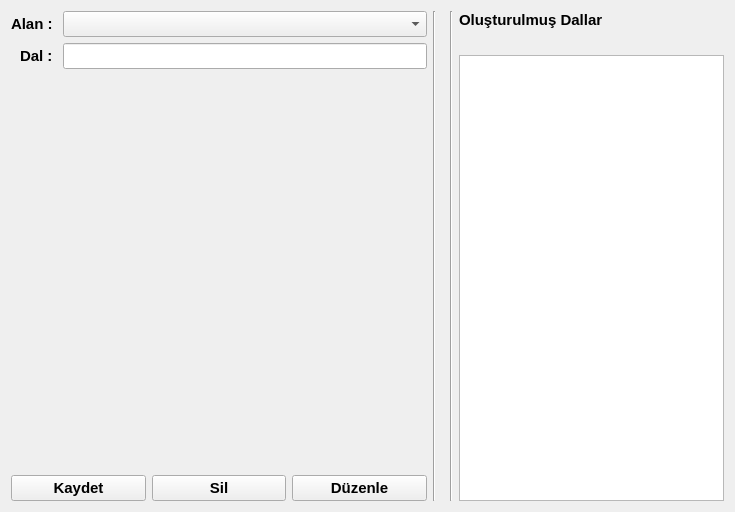
<?xml version="1.0" encoding="UTF-8"?>
<ui version="4.0">
 <class>Form</class>
 <widget class="QWidget" name="Form">
  <property name="geometry">
   <rect>
    <x>0</x>
    <y>0</y>
    <width>735</width>
    <height>512</height>
   </rect>
  </property>
  <property name="font">
   <font>
    <pointsize>11</pointsize>
    <weight>75</weight>
    <bold>true</bold>
   </font>
  </property>
  <property name="windowTitle">
   <string>Form</string>
  </property>
  <property name="styleSheet">
   <string notr="true">/*
 * The MIT License (MIT)
 *
 * Copyright (c) &lt;2013-2014&gt; &lt;Colin Duquesnoy&gt;
 * Copyright (c) &lt;2017&gt; &lt;Michell Stuttgart&gt;
 *
 * Permission is hereby granted, free of charge, to any person obtaining a copy
 * of this software and associated documentation files (the &quot;Software&quot;), to deal
 * in the Software without restriction, including without limitation the rights
 * to use, copy, modify, merge, publish, distribute, sublicense, and/or sell
 * copies of the Software, and to permit persons to whom the Software is
 * furnished to do so, subject to the following conditions:

 * The above copyright notice and this permission notice shall be included in
 * all copies or substantial portions of the Software.

 * THE SOFTWARE IS PROVIDED &quot;AS IS&quot;, WITHOUT WARRANTY OF ANY KIND, EXPRESS OR
 * IMPLIED, INCLUDING BUT NOT LIMITED TO THE WARRANTIES OF MERCHANTABILITY,
 * FITNESS FOR A PARTICULAR PURPOSE AND NONINFRINGEMENT. IN NO EVENT SHALL THE
 * AUTHORS OR COPYRIGHT HOLDERS BE LIABLE FOR ANY CLAIM, DAMAGES OR OTHER
 * LIABILITY, WHETHER IN AN ACTION OF CONTRACT, TORT OR OTHERWISE, ARISING FROM,
 * OUT OF OR IN CONNECTION WITH THE SOFTWARE OR THE USE OR OTHER DEALINGS IN
 * THE SOFTWARE.
 */
QToolTip
{
     border: 1px solid black;
     background-color: #D1DBCB;
     padding: 1px;
     border-radius: 3px;
     opacity: 100;
}

QWidget
{
    color: #b1b1b1;
    background-color: #323232;
    selection-background-color:#323232;
    selection-color: black;
    background-clip: border;
    border-image: none;
    border: 0px transparent black;
    outline: 0;
}

QWidget:item:hover
{
    background-color: #D1DBCB;
    color: black;
}

QWidget:item:selected
{
    background-color: #D1DBCB;
    border: 0px
}

QCheckBox
{
    spacing: 5px;
    outline: none;
    color: #eff0f1;
    margin-bottom: 2px;
}

QCheckBox:disabled
{
    color: #76797C;
}

QCheckBox::indicator,QGroupBox::indicator
{
    width: 18px;
    height: 18px;
}

QGroupBox::indicator
{
    margin-left: 2px;
}

QCheckBox::indicator:unchecked
{
    image: url(:/qss_icons/rc/checkbox_unchecked.png);
}

QCheckBox::indicator:unchecked:hover,
QCheckBox::indicator:unchecked:focus,
QCheckBox::indicator:unchecked:pressed,
QGroupBox::indicator:unchecked:hover,
QGroupBox::indicator:unchecked:focus,
QGroupBox::indicator:unchecked:pressed
{
  border: none;
    image: url(:/qss_icons/rc/checkbox_unchecked_focus.png);
}

QCheckBox::indicator:checked
{
    image: url(:/qss_icons/rc/checkbox_checked.png);
}

QCheckBox::indicator:checked:hover,
QCheckBox::indicator:checked:focus,
QCheckBox::indicator:checked:pressed,
QGroupBox::indicator:checked:hover,
QGroupBox::indicator:checked:focus,
QGroupBox::indicator:checked:pressed
{
    border: none;
    image: url(:/qss_icons/rc/checkbox_checked_focus.png);
}


QCheckBox::indicator:indeterminate
{
    image: url(:/qss_icons/rc/checkbox_indeterminate.png);
}

QCheckBox::indicator:indeterminate:focus,
QCheckBox::indicator:indeterminate:hover,
QCheckBox::indicator:indeterminate:pressed
{
    image: url(:/qss_icons/rc/checkbox_indeterminate_focus.png);
}

QCheckBox::indicator:checked:disabled,
QGroupBox::indicator:checked:disabled
{
    image: url(:/qss_icons/rc/checkbox_checked_disabled.png);
}

QCheckBox::indicator:unchecked:disabled,
QGroupBox::indicator:unchecked:disabled
{
    image: url(:/qss_icons/rc/checkbox_unchecked_disabled.png);
}

QRadioButton
{
    spacing: 5px;
    outline: none;
    color: #eff0f1;
    margin-bottom: 2px;
}

QRadioButton:disabled
{
    color: #76797C;
}
QRadioButton::indicator
{
    width: 21px;
    height: 21px;
}

QRadioButton::indicator:unchecked
{
    image: url(:/qss_icons/rc/radio_unchecked.png);
}


QRadioButton::indicator:unchecked:hover,
QRadioButton::indicator:unchecked:focus,
QRadioButton::indicator:unchecked:pressed
{
    border: none;
    outline: none;
    image: url(:/qss_icons/rc/radio_unchecked_focus.png);
}

QRadioButton::indicator:checked
{
    border: none;
    outline: none;
    image: url(:/qss_icons/rc/radio_checked.png);
}

QRadioButton::indicator:checked:hover,
QRadioButton::indicator:checked:focus,
QRadioButton::indicator:checked:pressed
{
    border: none;
    outline: none;
    image: url(:/qss_icons/rc/radio_checked_focus.png);
}

QRadioButton::indicator:checked:disabled
{
    outline: none;
    image: url(:/qss_icons/rc/radio_checked_disabled.png);
}

QRadioButton::indicator:unchecked:disabled
{
    image: url(:/qss_icons/rc/radio_unchecked_disabled.png);
}


QMenuBar
{
    background-color: #323232;
    color: #D1DBCB;
}

QMenuBar::item
{
    background-color: #323232;
    background: transparent;
    /* padding: 2px 20px 2px 20px; */
}

QMenuBar::item:selected
{
    background: transparent;
    /* border: 1px solid #76797C; */
}

QMenuBar::item:pressed
{
    border: 0px solid #76797C;
    background-color: #D1DBCB;
    color: #000;
    margin-bottom:-1px;
    padding-bottom:1px;
}

QMenu
{
    background-color: #323232;
    /* border: 1px solid #76797C; */
    color: #eff0f1;
    /*margin: 2px; */
}

QMenu::icon
{
    /*margin: 5px;*/
}

QMenu::item
{
    padding: 2px 30px 2px 30px;
    /*margin-left: 5px;*/
    border: 1px solid transparent; /* reserve space for selection border */
}

QMenu::item:selected
{
    color: #000000;
}

QMenu::separator {
    height: 2px;
    background: #D1DBCB;
    margin-left: 10px;
    margin-right: 5px;
}

QMenu::indicator {
    width: 18px;
    height: 18px;
}

/* non-exclusive indicator = check box style indicator
   (see QActionGroup::setExclusive) */
QMenu::indicator:non-exclusive:unchecked {
    image: url(:/qss_icons/rc/checkbox_unchecked.png);
}

QMenu::indicator:non-exclusive:unchecked:selected {
    image: url(:/qss_icons/rc/checkbox_unchecked_disabled.png);
}

QMenu::indicator:non-exclusive:checked {
    image: url(:/qss_icons/rc/checkbox_checked.png);
}

QMenu::indicator:non-exclusive:checked:selected {
    image: url(:/qss_icons/rc/checkbox_checked_disabled.png);
}

/* exclusive indicator = radio button style indicator (see QActionGroup::setExclusive) */
QMenu::indicator:exclusive:unchecked {
    image: url(:/qss_icons/rc/radio_unchecked.png);
}

QMenu::indicator:exclusive:unchecked:selected {
    image: url(:/qss_icons/rc/radio_unchecked_disabled.png);
}

QMenu::indicator:exclusive:checked {
    image: url(:/qss_icons/rc/radio_checked.png);
}

QMenu::indicator:exclusive:checked:selected {
    image: url(:/qss_icons/rc/radio_checked_disabled.png);
}

QMenu::right-arrow {
    margin: 5px;
    image: url(:/qss_icons/rc/right_arrow.png)
}


QWidget:disabled
{
    color: #454545;
    background-color: #323232;
}

QAbstractItemView
{
    alternate-background-color: #323232;
    color: #eff0f1;
    border: 1px solid 3A3939;
    border-radius: 2px;
}

QWidget:focus, QMenuBar:focus,QToolBar:focus,QScrollAreaViewer:focus
{
    /* border: 2px solid #D1DBCB; */
}

QTabWidget:focus, QCheckBox:focus, QRadioButton:focus, QSlider:focus
{
    border: none;
}

QLineEdit
{
    background-color: #1e1e1e;
    selection-background-color: #D1DBCB;
    selection-color: black;
    padding: 5px;
    border-style: solid;
    border: 1px solid #76797C;
    border-radius: 2px;
    color: #eff0f1;
}

QGroupBox {
    border:1px solid #76797C;
    border-radius: 2px;
    margin-top: 20px;
}

QGroupBox::title {
    subcontrol-origin: margin;
    subcontrol-position: top center;
    padding-left: 10px;
    padding-right: 10px;
    padding-top: 10px;
}

QAbstractScrollArea
{
    border-radius: 0px;
    border: 0px solid #76797C;
    background-color: transparent;
}

QScrollBar:horizontal
{
    height: 15px;
    margin: 3px 15px 3px 15px;
    border: 1px transparent #2A2929;
    border-radius: 4px;
    background-color: #2A2929;
}

QScrollBar::handle:horizontal
{
    background-color: #605F5F;
    min-width: 5px;
    border-radius: 4px;
}

QScrollBar::add-line:horizontal
{
    margin: 0px 3px 0px 3px;
    border-image: url(:/qss_icons/rc/right_arrow_disabled.png);
    width: 10px;
    height: 10px;
    subcontrol-position: right;
    subcontrol-origin: margin;
}

QScrollBar::sub-line:horizontal
{
    margin: 0px 3px 0px 3px;
    border-image: url(:/qss_icons/rc/left_arrow_disabled.png);
    height: 10px;
    width: 10px;
    subcontrol-position: left;
    subcontrol-origin: margin;
}

QScrollBar::add-line:horizontal:hover,QScrollBar::add-line:horizontal:on
{
    border-image: url(:/qss_icons/rc/right_arrow.png);
    height: 10px;
    width: 10px;
    subcontrol-position: right;
    subcontrol-origin: margin;
}


QScrollBar::sub-line:horizontal:hover, QScrollBar::sub-line:horizontal:on
{
    border-image: url(:/qss_icons/rc/left_arrow.png);
    height: 10px;
    width: 10px;
    subcontrol-position: left;
    subcontrol-origin: margin;
}

QScrollBar::up-arrow:horizontal, QScrollBar::down-arrow:horizontal
{
    background: none;
}


QScrollBar::add-page:horizontal, QScrollBar::sub-page:horizontal
{
    background: none;
}

QScrollBar:vertical
{
    background-color: #2A2929;
    width: 15px;
    margin: 15px 3px 15px 3px;
    border: 1px transparent #2A2929;
    border-radius: 4px;
}

QScrollBar::handle:vertical
{
    background-color: #605F5F;
    min-height: 5px;
    border-radius: 4px;
}

QScrollBar::sub-line:vertical
{
    margin: 3px 0px 3px 0px;
    border-image: url(:/qss_icons/rc/up_arrow_disabled.png);
    height: 10px;
    width: 10px;
    subcontrol-position: top;
    subcontrol-origin: margin;
}

QScrollBar::add-line:vertical
{
    margin: 3px 0px 3px 0px;
    border-image: url(:/qss_icons/rc/down_arrow_disabled.png);
    height: 10px;
    width: 10px;
    subcontrol-position: bottom;
    subcontrol-origin: margin;
}

QScrollBar::sub-line:vertical:hover,QScrollBar::sub-line:vertical:on
{

    border-image: url(:/qss_icons/rc/up_arrow.png);
    height: 10px;
    width: 10px;
    subcontrol-position: top;
    subcontrol-origin: margin;
}


QScrollBar::add-line:vertical:hover, QScrollBar::add-line:vertical:on
{
    border-image: url(:/qss_icons/rc/down_arrow.png);
    height: 10px;
    width: 10px;
    subcontrol-position: bottom;
    subcontrol-origin: margin;
}

QScrollBar::up-arrow:vertical, QScrollBar::down-arrow:vertical
{
    background: none;
}


QScrollBar::add-page:vertical, QScrollBar::sub-page:vertical
{
    background: none;
}

QTextEdit
{
    background-color: #1e1e1e;
    color: #eff0f1;
    border: 1px solid #76797C;
}

QPlainTextEdit
{
    background-color: #1e1e1e;;
    color: #eff0f1;
    border-radius: 2px;
    border: 1px solid #76797C;
}

QHeaderView::section
{
    background-color: #76797C;
    color: #eff0f1;
    padding: 5px;
    border: 1px solid #76797C;
}

QSizeGrip {
    image: url(:/qss_icons/rc/sizegrip.png);
    width: 12px;
    height: 12px;
}


QMainWindow::separator
{
    background-color: #323232;
    color: white;
    padding-left: 4px;
    spacing: 2px;
    border: 1px dashed #76797C;
}

QMainWindow::separator:hover
{

    background-color: #787876;
    color: white;
    padding-left: 4px;
    border: 1px solid #76797C;
    spacing: 2px;
}


QMenu::separator
{
    height: 1px;
    background-color: #76797C;
    color: white;
    padding-left: 4px;
    margin-left: 10px;
    margin-right: 5px;
}

QFrame
{
    border-radius: 0px;
    /*border: 1px solid #76797C;*/
}


QFrame[frameShape=&quot;0&quot;]
{
    border-radius: 0px;
    border: 0px transparent #76797C;
}

QStackedWidget
{
    border: 1px transparent black;
}

QToolBar {
    border: 0px transparent #393838;
    background: 0px solid #323232;
    font-weight: bold;
}

QToolBar::handle:horizontal {
    image: url(:/qss_icons/rc/Hmovetoolbar.png);
}
QToolBar::handle:vertical {
    image: url(:/qss_icons/rc/Vmovetoolbar.png);
}
QToolBar::separator:horizontal {
    image: url(:/qss_icons/rc/Hsepartoolbar.png);
}
QToolBar::separator:vertical {
    image: url(:/qss_icons/rc/Vsepartoolbar.png);
}
QToolButton#qt_toolbar_ext_button {
    background: #58595a
}

QPushButton
{
    color: #eff0f1;
    background-color: #323232;
    border-width: 1px;
    border-color: #76797C;
    border-style: solid;
    padding: 5px;
    border-radius: 0px;
    outline: none;
}

QPushButton:disabled
{
    background-color: #323232;
    border-width: 1px;
    border-color: #454545;
    border-style: solid;
    padding-top: 5px;
    padding-bottom: 5px;
    padding-left: 10px;
    padding-right: 10px;
    border-radius: 2px;
    color: #454545;
}

QPushButton:focus {
    background-color: #D1DBCB;
    color: black;
}

QPushButton:pressed
{
    color: black;
    background-color: #D1DBCB;
    padding-top: -15px;
    padding-bottom: -17px;
}

QComboBox
{
    selection-background-color: #D1DBCB;
    background-color: #31363B;
    border-style: solid;
    border: 1px solid #76797C;
    border-radius: 2px;
    padding: 5px;
    min-width: 75px;
}

QPushButton:checked{
    background-color: #76797C;
    border-color: #6A6969;
}

QComboBox:hover,QPushButton:hover,QAbstractSpinBox:hover,QLineEdit:hover,QTextEdit:hover,QPlainTextEdit:hover,QAbstractView:hover,QTreeView:hover
{
    border: 1px solid #D1DBCB;
}

QComboBox:on
{
    padding-top: 0px;
    padding-left: 4px;
    selection-background-color: #4a4a4a;
}

QComboBox QAbstractItemView
{
    background-color: #1e1e1e;
    border-radius: 2px;
    border: 1px solid #76797C;
    selection-background-color: #D1DBCB;
}

QComboBox::drop-down
{
    subcontrol-origin: padding;
    subcontrol-position: top right;
    width: 15px;

    border-left-width: 0px;
    border-left-color: darkgray;
    border-left-style: solid;
    border-top-right-radius: 3px;
    border-bottom-right-radius: 3px;
}

QComboBox::down-arrow
{
    image: url(:/qss_icons/rc/down_arrow_disabled.png);
}

QComboBox::down-arrow:on, QComboBox::down-arrow:hover,
QComboBox::down-arrow:focus
{
    image: url(:/qss_icons/rc/down_arrow.png);
}

QAbstractSpinBox {
    padding: 2px;
    margin: 2px;
    background-color: #1e1e1e;
    color: #eff0f1;
    border-radius: 0px;
    min-width: 75px;
    selection-background-color: #D1DBCB;
    selection-color: black;
}

QAbstractSpinBox:up-button
{
    background-color: transparent;
    subcontrol-origin: border;
    subcontrol-position: center right;
}

QAbstractSpinBox:down-button
{
    background-color: transparent;
    subcontrol-origin: border;
    subcontrol-position: center left;
}

QAbstractSpinBox::up-arrow,QAbstractSpinBox::up-arrow:disabled,QAbstractSpinBox::up-arrow:off {
    image: url(:/qss_icons/rc/up_arrow_disabled.png);
    width: 10px;
    height: 10px;
}
QAbstractSpinBox::up-arrow:hover
{
    image: url(:/qss_icons/rc/up_arrow.png);
}


QAbstractSpinBox::down-arrow,QAbstractSpinBox::down-arrow:disabled,QAbstractSpinBox::down-arrow:off
{
    image: url(:/qss_icons/rc/down_arrow_disabled.png);
    width: 10px;
    height: 10px;
}
QAbstractSpinBox::down-arrow:hover
{
    image: url(:/qss_icons/rc/down_arrow.png);
}


QLabel
{
    border: 0px solid black;
    margin-left: 2px;
    margin-right: 2px;
    color: #D1DBCB;
}

QTabWidget{
    border: 0px transparent black;
}

QTabWidget::pane {
    border: 1px solid #76797C;
    padding: 5px;
    margin: 0px;
}

QTabWidget::tab-bar {
    left: 5px; /* move to the right by 5px */
}

QTabBar
{
    qproperty-drawBase: 0;
    border-radius: 3px;
}

QTabBar::focus
{
    border: 0px transparent black;
    color: black;
}

QTabBar::hover
{
    border: 0px transparent black;
    color: black;
}

QTabBar::close-button  {
    image: url(:/qss_icons/rc/close.png);
    background: transparent;
}

QTabBar::close-button:hover
{
    image: url(:/qss_icons/rc/close-hover.png);
    background: transparent;
}

QTabBar::close-button:pressed {
    image: url(:/qss_icons/rc/close-pressed.png);
    background: transparent;
}

/* TOP TABS */
QTabBar::tab:top {
    color: #eff0f1;
    border: 1px solid #76797C;
    border-bottom: 1px transparent black;
    background-color: #323232;
    padding: 5px;
    min-width: 50px;
    border-top-left-radius: 2px;
    border-top-right-radius: 2px;
}

QTabBar::tab:top:!selected
{
    color: #eff0f1;
    background-color: #54575B;
    border: 1px solid #76797C;
    border-bottom: 1px transparent black;
    border-top-left-radius: 2px;
    border-top-right-radius: 2px;
}

QTabBar::tab:top:!selected:hover {
    background-color: #D1DBCB;
    color: black;
}

/* BOTTOM TABS */
QTabBar::tab:bottom {
    color: #eff0f1;
    border: 1px solid #76797C;
    border-top: 1px transparent black;
    background-color: #323232;
    padding: 5px;
    border-bottom-left-radius: 2px;
    border-bottom-right-radius: 2px;
    min-width: 50px;
}

QTabBar::tab:bottom:!selected
{
    color: #eff0f1;
    background-color: #54575B;
    border: 1px solid #76797C;
    border-top: 1px transparent black;
    border-bottom-left-radius: 2px;
    border-bottom-right-radius: 2px;
}

QTabBar::tab:bottom:!selected:hover {
    background-color: #D1DBCB;
    color: black;
}

/* LEFT TABS */
QTabBar::tab:left {
    color: #eff0f1;
    border: 1px solid #76797C;
    border-left: 1px transparent black;
    background-color: #323232;
    padding: 5px;
    border-top-right-radius: 2px;
    border-bottom-right-radius: 2px;
    min-height: 50px;
}

QTabBar::tab:left:!selected
{
    color: #eff0f1;
    background-color: #54575B;
    border: 1px solid #76797C;
    border-left: 1px transparent black;
    border-top-right-radius: 2px;
    border-bottom-right-radius: 2px;
}

QTabBar::tab:left:!selected:hover {
    background-color: #D1DBCB;
    color: black;
}


/* RIGHT TABS */
QTabBar::tab:right {
    color: #eff0f1;
    border: 1px solid #76797C;
    border-right: 1px transparent black;
    background-color: #323232;
    padding: 5px;
    border-top-left-radius: 2px;
    border-bottom-left-radius: 2px;
    min-height: 50px;
}

QTabBar::tab:right:!selected
{
    color: #eff0f1;
    background-color: #54575B;
    border: 1px solid #76797C;
    border-right: 1px transparent black;
    border-top-left-radius: 2px;
    border-bottom-left-radius: 2px;
}

QTabBar::tab:right:!selected:hover {
    background-color: #D1DBCB;
    color: black;
}

QTabBar QToolButton::right-arrow:enabled {
     image: url(:/qss_icons/rc/right_arrow.png);
 }

 QTabBar QToolButton::left-arrow:enabled {
     image: url(:/qss_icons/rc/left_arrow.png);
 }

QTabBar QToolButton::right-arrow:disabled {
     image: url(:/qss_icons/rc/right_arrow_disabled.png);
 }

 QTabBar QToolButton::left-arrow:disabled {
     image: url(:/qss_icons/rc/left_arrow_disabled.png);
 }


QDockWidget {
    background: #323232;
    border: 1px solid #403F3F;
    titlebar-close-icon: url(:/qss_icons/rc/close.png);
    titlebar-normal-icon: url(:/qss_icons/rc/undock.png);
}

QDockWidget::close-button, QDockWidget::float-button {
    border: 1px solid transparent;
    border-radius: 2px;
    background: transparent;
}

QDockWidget::close-button:hover, QDockWidget::float-button:hover {
    background: rgba(255, 255, 255, 10);
}

QDockWidget::close-button:pressed, QDockWidget::float-button:pressed {
    padding: 1px -1px -1px 1px;
    background: rgba(255, 255, 255, 10);
}

QTreeView, QListView
{
    border: 1px solid #76797C;
    background-color: #1e1e1e;
}

QTreeView:branch:selected, QTreeView:branch:hover
{
    background: url(:/qss_icons/rc/transparent.png);
}

QTreeView::branch:has-siblings:!adjoins-item {
    border-image: url(:/qss_icons/rc/transparent.png);
}

QTreeView::branch:has-siblings:adjoins-item {
    border-image: url(:/qss_icons/rc/transparent.png);
}

QTreeView::branch:!has-children:!has-siblings:adjoins-item {
    border-image: url(:/qss_icons/rc/transparent.png);
}

QTreeView::branch:has-children:!has-siblings:closed,
QTreeView::branch:closed:has-children:has-siblings {
    image: url(:/qss_icons/rc/branch_closed.png);
}

QTreeView::branch:open:has-children:!has-siblings,
QTreeView::branch:open:has-children:has-siblings  {
    image: url(:/qss_icons/rc/branch_open.png);
}

QTreeView::branch:has-children:!has-siblings:closed:hover,
QTreeView::branch:closed:has-children:has-siblings:hover {
    image: url(:/qss_icons/rc/branch_closed-on.png);
    }

QTreeView::branch:open:has-children:!has-siblings:hover,
QTreeView::branch:open:has-children:has-siblings:hover  {
    image: url(:/qss_icons/rc/branch_open-on.png);
    }

QListView::item:!selected:hover, QTreeView::item:!selected:hover  {
    background: #848383;
    outline: 0;
    color: #eff0f1;
}

QListView::item:selected:hover, QTreeView::item:selected:hover  {
    background: #D1DBCB;
}

QSlider::groove:horizontal {
    border: 1px solid #565a5e;
    height: 4px;
    background: #565a5e;
    margin: 0px;
    border-radius: 2px;
}

QSlider::handle:horizontal {
    background: #D1DBCB;
    border: 1px solid #999999;
    width: 10px;
    height: 10px;
    margin: -5px 0;
}

QSlider::add-page:qlineargradient {
    background: #595858;
    border-top-right-radius: 5px;
    border-bottom-right-radius: 5px;
    border-top-left-radius: 0px;
    border-bottom-left-radius: 0px;
}

QSlider::sub-page::qlineargradient:horizontal {
    background:  #D1DBCB;
    border-top-right-radius: 0px;
    border-bottom-right-radius: 0px;
    border-top-left-radius: 5px;
    border-bottom-left-radius: 5px;
}

QSlider::groove:vertical {
    border: 1px solid #565a5e;
    width: 4px;
    background: #565a5e;
    margin: 0px;
    border-radius: 3px;
}

QSlider::handle:vertical {
    background: #D1DBCB;
    border: 1px solid #999999;
    width: 10px;
    height: 10px;
    margin: 0 -5px;
}

QToolButton {
    color: #D1DBCB;
    background-color: transparent;
    border: 0px transparent #76797C;
    border-radius: 0px;
    padding: 1px;
    margin-right: 5px;
}

QToolButton[popupMode=&quot;1&quot;] { /* only for MenuButtonPopup */
 padding-right: 20px; /* make way for the popup button */
 border: 1px #76797C;
 border-radius: 0px;
}

QToolButton[popupMode=&quot;2&quot;] { /* only for InstantPopup */
 padding-right: 10px; /* make way for the popup button */
 border: 0px #76797C;
}


QToolButton:hover, QToolButton::menu-button:hover {
    background-color: transparent;
    border: 1px solid #D1DBCB;
    padding: 2px;
}

QToolButton:checked, QToolButton:pressed,
        QToolButton::menu-button:pressed {
    color: black;
    background-color: #D1DBCB;
    border: 0px solid #D1DBCB;
    padding: 2px;
}

/* the subcontrol below is used only in the InstantPopup or DelayedPopup mode */
QToolButton::menu-indicator {
    image: url(:/qss_icons/rc/down_arrow.png);
    top: -7px; left: -2px; /* shift it a bit */
}

/* the subcontrols below are used only in the MenuButtonPopup mode */
QToolButton::menu-button {
    border: 1px transparent #76797C;
    border-top-right-radius: 6px;
    border-bottom-right-radius: 6px;
    /* 16px width + 4px for border = 20px allocated above */
    width: 16px;
    outline: none;
}

QToolButton::menu-arrow {
    image: url(:/qss_icons/rc/down_arrow.png);
}

QToolButton::menu-arrow:open {
    border: 1px solid #76797C;
}

QPushButton::menu-indicator  {
    subcontrol-origin: padding;
    subcontrol-position: bottom right;
    left: 8px;
}

QTableView
{
    border: 1px solid #76797C;
    gridline-color: #323232;
    background-color: #1e1e1e;
}


QTableView, QHeaderView
{
    border-radius: 0px;
}

QTableView::item:pressed, QListView::item:pressed, QTreeView::item:pressed  {
    background: #D1DBCB;
    color: black;
}

QTableView::item:selected:active, QTreeView::item:selected:active, QListView::item:selected:active  {
    background: #D1DBCB;
    color: black;
}

QHeaderView
{
    background-color: #323232;
    border: 1px transparent;
    border-radius: 0px;
    margin: 0px;
    padding: 0px;

}

QHeaderView::section  {
    background-color: #323232;
    color: #eff0f1;
    padding: 5px;
    border: 1px solid #76797C;
    border-radius: 0px;
    text-align: center;
}

QHeaderView::section::vertical::first, QHeaderView::section::vertical::only-one
{
    border-top: 1px solid #76797C;
}

QHeaderView::section::vertical
{
    border-top: transparent;
}

QHeaderView::section::horizontal::first, QHeaderView::section::horizontal::only-one
{
    border-left: 1px solid #76797C;
}

QHeaderView::section::horizontal
{
    border-left: transparent;
}


QHeaderView::section:checked
 {
    color: white;
    background-color: #848383;
 }

 /* style the sort indicator */
QHeaderView::down-arrow {
    image: url(:/qss_icons/rc/down_arrow.png);
}

QHeaderView::up-arrow {
    image: url(:/qss_icons/rc/up_arrow.png);
}


QTableCornerButton::section {
    background-color: #323232;
    border: 1px transparent #76797C;
    border-radius: 0px;
}

QToolBox  {
    padding: 5px;
    border: 1px transparent black;
}

QToolBox::tab {
    color: #eff0f1;
    background-color: #323232;
    border: 1px solid #76797C;
    border-bottom: 1px transparent #323232;
    border-top-left-radius: 5px;
    border-top-right-radius: 5px;
}

QToolBox::tab:selected { /* italicize selected tabs */
    font: italic;
    background-color: #323232;
    border-color: #D1DBCB;
 }

QStatusBar::item {
    border: 0px transparent dark;
    margin: 0px;
    border: 0px;
 }


QFrame[height=&quot;3&quot;], QFrame[width=&quot;3&quot;] {
    background-color: #76797C;
}


QSplitter::handle {
    border: 1px dashed #76797C;
}

QSplitter::handle:hover {
    background-color: #787876;
    border: 1px solid #76797C;
}

QSplitter::handle:horizontal {
    width: 1px;
}

QSplitter::handle:vertical {
    height: 1px;
}

QProgressBar {
    border: 1px solid #76797C;
    border-radius: 5px;
    text-align: center;
}

QProgressBar::chunk {
    background-color: #D1DBCB;
}

QDateEdit
{
    selection-background-color: #D1DBCB;
    border-style: solid;
    border: 1px solid #CEE343;
    border-radius: 2px;
    padding: 1px;
    min-width: 75px;
}

QDateEdit:on
{
    padding-top: 3px;
    padding-left: 4px;
    selection-background-color: #4a4a4a;
}

QDateEdit QAbstractItemView
{
    background-color: #1e1e1e;
    border-radius: 2px;
    border: 1px solid #3375A3;
    selection-background-color: #D1DBCB;
}

QDateEdit::drop-down
{
    subcontrol-origin: padding;
    subcontrol-position: top right;
    width: 15px;
    border-left-width: 0px;
    border-left-color: darkgray;
    border-left-style: solid;
    border-top-right-radius: 3px;
    border-bottom-right-radius: 3px;
}

QDateEdit::down-arrow
{
    image: url(:/qss_icons/rc/down_arrow_disabled.png);
}

QDateEdit::down-arrow:on, QDateEdit::down-arrow:hover,
QDateEdit::down-arrow:focus
{
    image: url(:/qss_icons/rc/down_arrow.png);
}

</string>
  </property>
  <layout class="QGridLayout" name="gridLayout">
   <item row="0" column="0">
    <layout class="QHBoxLayout" name="horizontalLayout_2" stretch="55,0,1,0,35">
     <item>
      <layout class="QVBoxLayout" name="verticalLayout">
       <item>
        <layout class="QFormLayout" name="formLayout">
         <property name="labelAlignment">
          <set>Qt::AlignRight|Qt::AlignTrailing|Qt::AlignVCenter</set>
         </property>
         <item row="0" column="0">
          <widget class="QLabel" name="label_3">
           <property name="text">
            <string>Alan : </string>
           </property>
          </widget>
         </item>
         <item row="1" column="0">
          <widget class="QLabel" name="label_4">
           <property name="text">
            <string>Dal : </string>
           </property>
          </widget>
         </item>
         <item row="0" column="1">
          <widget class="QComboBox" name="cmb_department"/>
         </item>
         <item row="1" column="1">
          <widget class="QLineEdit" name="le_branch"/>
         </item>
        </layout>
       </item>
       <item>
        <spacer name="verticalSpacer">
         <property name="orientation">
          <enum>Qt::Vertical</enum>
         </property>
         <property name="sizeHint" stdset="0">
          <size>
           <width>20</width>
           <height>40</height>
          </size>
         </property>
        </spacer>
       </item>
       <item>
        <layout class="QHBoxLayout" name="horizontalLayout">
         <item>
          <widget class="QPushButton" name="btn_save">
           <property name="text">
            <string>Kaydet</string>
           </property>
          </widget>
         </item>
         <item>
          <widget class="QPushButton" name="btn_delete">
           <property name="text">
            <string>Sil</string>
           </property>
          </widget>
         </item>
         <item>
          <widget class="QPushButton" name="btn_edit">
           <property name="text">
            <string>Düzenle</string>
           </property>
          </widget>
         </item>
        </layout>
       </item>
      </layout>
     </item>
     <item>
      <widget class="Line" name="line_2">
       <property name="orientation">
        <enum>Qt::Vertical</enum>
       </property>
      </widget>
     </item>
     <item>
      <spacer name="horizontalSpacer">
       <property name="orientation">
        <enum>Qt::Horizontal</enum>
       </property>
       <property name="sizeHint" stdset="0">
        <size>
         <width>40</width>
         <height>20</height>
        </size>
       </property>
      </spacer>
     </item>
     <item>
      <widget class="Line" name="line">
       <property name="orientation">
        <enum>Qt::Vertical</enum>
       </property>
      </widget>
     </item>
     <item>
      <layout class="QVBoxLayout" name="verticalLayout_2" stretch="0,0,10">
       <item>
        <widget class="QLabel" name="label_5">
         <property name="text">
          <string>Oluşturulmuş Dallar</string>
         </property>
        </widget>
       </item>
       <item>
        <spacer name="verticalSpacer_2">
         <property name="orientation">
          <enum>Qt::Vertical</enum>
         </property>
         <property name="sizeHint" stdset="0">
          <size>
           <width>20</width>
           <height>20</height>
          </size>
         </property>
        </spacer>
       </item>
       <item>
        <widget class="QListWidget" name="lw_branch"/>
       </item>
      </layout>
     </item>
    </layout>
   </item>
  </layout>
 </widget>
 <resources/>
 <connections/>
</ui>
